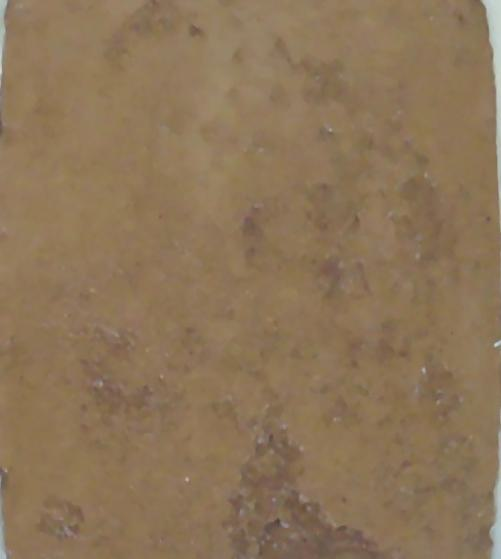
#> input picture Experiment Images/resized_200.jpg, 501 x 559 px, found by its file name
$ jupyter execute Gradient2.ipynb   (older library calls are emulated)
#> lines starting #> are read from the running program, lines starting #| are printed output that depends on the picture; long printed decimals are rounded
[cell 1]
import cv2
import numpy as np
# Load the image
img = cv2.imread('resized_200.jpg',0)
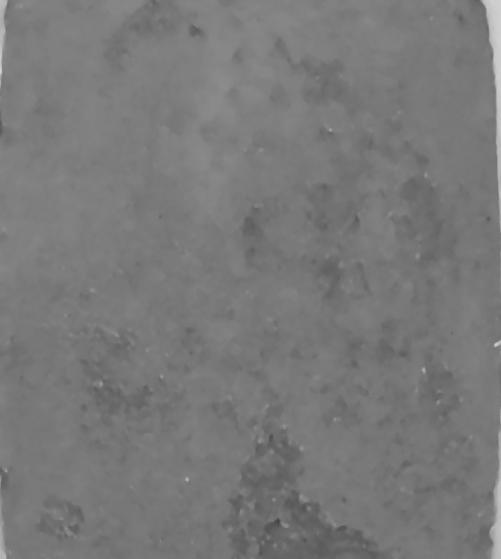
#> img: shape (559, 501); min 68, max 213, mean 120.9

# Calculate the gradient using the sobel operator
dx = cv2.Sobel(img, cv2.CV_64F, 1, 0, ksize=3)
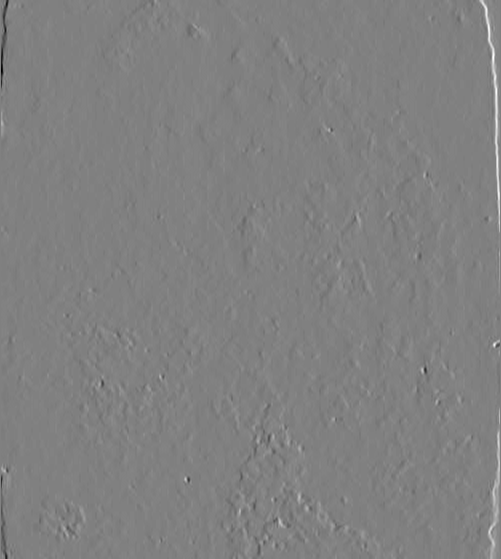
#> dx: shape (559, 501) float64; min -303, max 297, mean 0.5; drawn with min black and max white
dy = cv2.Sobel(img, cv2.CV_64F, 0, 1, ksize=3)

# Calculate the magnitude and angle of the gradient
mag, ang = cv2.cartToPolar(dx, dy, angleInDegrees=True)
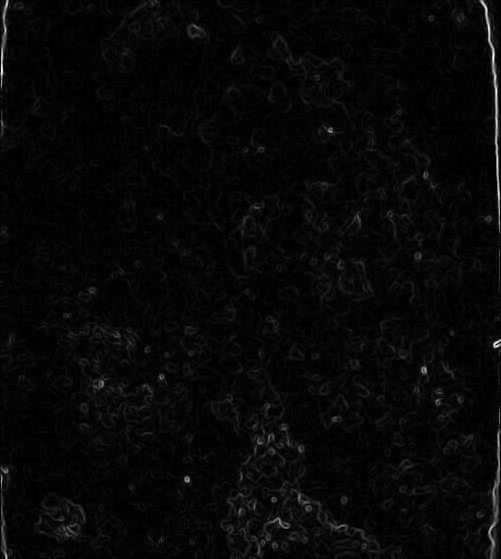
#> mag: shape (559, 501) float64; min 0, max 303.2, mean 9.2; drawn with min black and max white
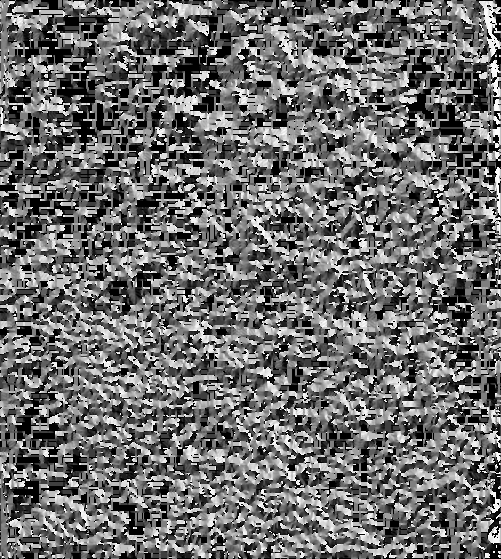
#> ang: shape (559, 501) float64; min 0, max 359.8, mean 155.3; drawn with min black and max white


# Display the gradient magnitude of gradient
print(mag)
#> (printed output is left out)

[cell 2]
grad_mag = cv2.magnitude(dx, dy)
mag_value = grad_mag[329, 280]
#> mag_value = 11.05
print(mag_value)
#| 11.045

[cell 3]
grad_mag = cv2.magnitude(dx, dy)
mag_value = grad_mag[73, 29]
#> mag_value = 4.24
print(mag_value)
#| 4.243

[cell 4]
grad_mag = cv2.magnitude(dx, dy)
mag_value = grad_mag[120, 400]
#> mag_value = 14.56
print(mag_value)
#| 14.560

[cell 5]
grad_mag = cv2.magnitude(dx, dy)
mag_value = grad_mag[79, 147]
#> mag_value = 2
print(mag_value)
#| 2.0

[cell 6]
grad_mag = cv2.magnitude(dx, dy)
mag_value = grad_mag[288, 450]
#> mag_value = 4.47
print(mag_value)
#| 4.472

$ run again, with Experiment Images/resized_10.jpg copied over Experiment Images/resized_200.jpg
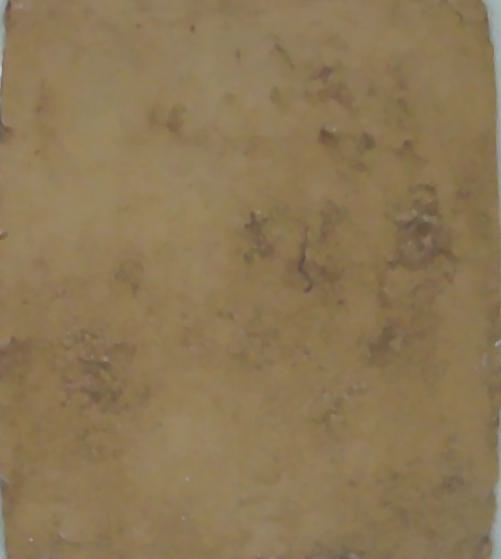
#> input picture Experiment Images/resized_10.jpg, 501 x 559 px, found by its file name
#> `mag, ang = cv2.cartToPolar(dx, dy, angleInDegrees=True)`:
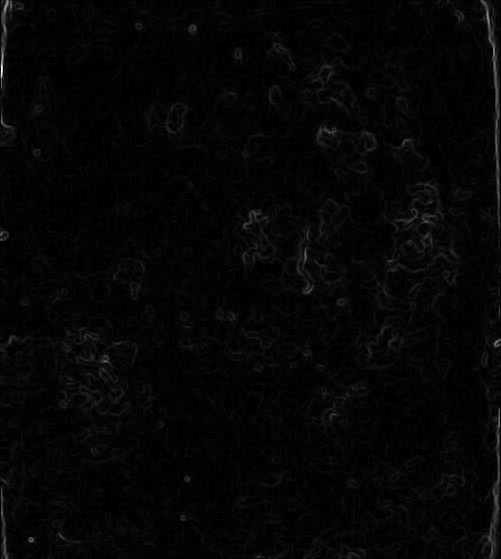
#> mag: shape (559, 501) float64; min 0, max 318.3, mean 7.2; drawn with min black and max white
#> `mag, ang = cv2.cartToPolar(dx, dy, angleInDegrees=True)`:
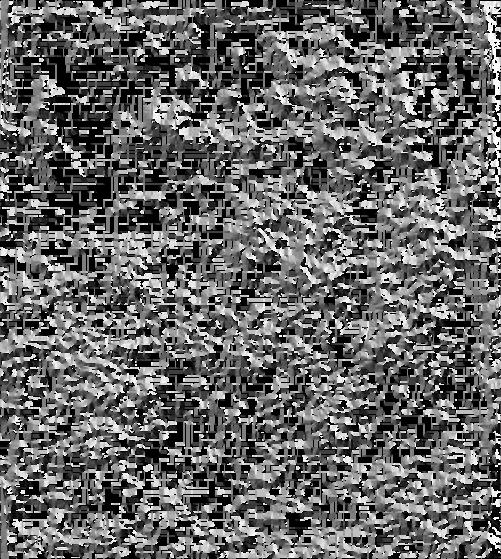
#> ang: shape (559, 501) float64; min 0, max 359.6, mean 145.7; drawn with min black and max white
#> (printed output is left out)
#> `mag_value = grad_mag[329, 280]`: mag_value = 4.47
#| 4.472
#> `mag_value = grad_mag[73, 29]`: mag_value = 0
#| 0.0
#> `mag_value = grad_mag[120, 400]`: mag_value = 10.77
#| 10.770
#> `mag_value = grad_mag[79, 147]`: mag_value = 0
#| 0.0
#| 0.0

$ run again, with Experiment Images/resized_101.jpg copied over Experiment Images/resized_200.jpg
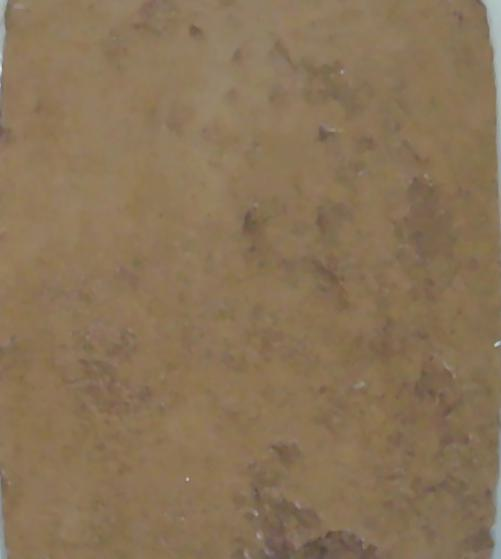
#> input picture Experiment Images/resized_101.jpg, 501 x 559 px, found by its file name
#> `mag, ang = cv2.cartToPolar(dx, dy, angleInDegrees=True)`:
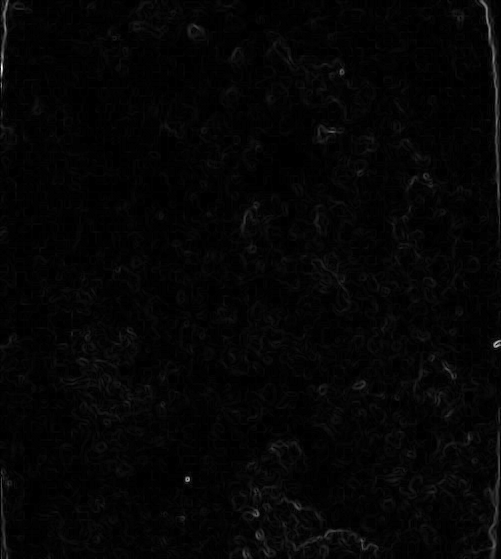
#> mag: shape (559, 501) float64; min 0, max 400.2, mean 8.3; drawn with min black and max white
#> `mag, ang = cv2.cartToPolar(dx, dy, angleInDegrees=True)`:
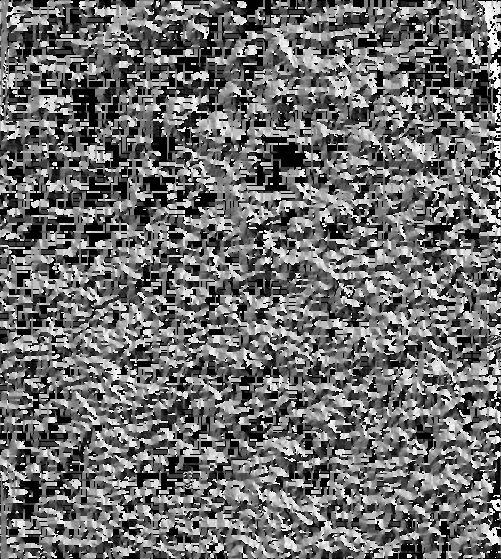
#> ang: shape (559, 501) float64; min 0, max 359.7, mean 154.9; drawn with min black and max white
#> (printed output is left out)
#> `mag_value = grad_mag[329, 280]`: mag_value = 15.3
#| 15.297
#> `mag_value = grad_mag[73, 29]`: mag_value = 4.47
#| 4.472
#> `mag_value = grad_mag[120, 400]`: mag_value = 7.07
#| 7.071
#> `mag_value = grad_mag[79, 147]`: mag_value = 2.83
#| 2.828
#> `mag_value = grad_mag[288, 450]`: mag_value = 18.97
#| 18.974
